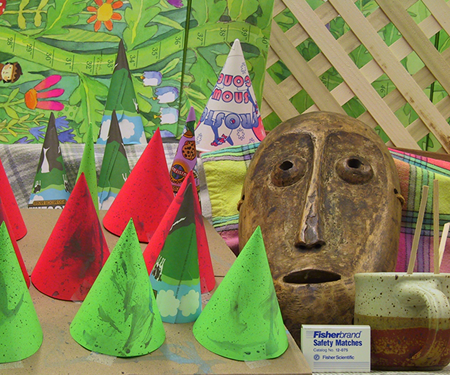
%> input picture matlab/stereo-disparity/left.png, 450 x 375 px
$ octave stereoDisparity.m   (GNU Octave 9; MATLAB toolbox functions it lacks are replaced by stand-ins)
%> lines starting %> are read from the running program, lines starting %| are printed output that depends on the picture
% The following code was adapted from a Mathworks example available here:
% http://www.mathworks.com/help/vision/examples/stereo-vision.html
%
% This script will compute the disparity map for the image 'right.png' by
% correlating it to 'left.png' using basic block matching and sub-pixel
% estimation. This code corresponds to sections 1 - 3 of the Mathworks
% tutorial.
%
% The main differences with the original tutorial are the following:
%   - Removed dependency on the TemplateMatcher object.
%   - Syntax and variable name changes for clarity.
%   - Extensive commenting.

% $Author: ChrisMcCormick $    $Date: 2014/01/10 22:00:00 $    $Revision: 1.0 $

% Revision notes:
%   v1.0 - 2014/01/10
%     - Initial version.

% Load the stereo images.
left = imread('left.png');
%> left is the input picture: size 375x450x3 uint8; mean R, G, B 132.6, 130.2, 82.3
right = imread('right.png');
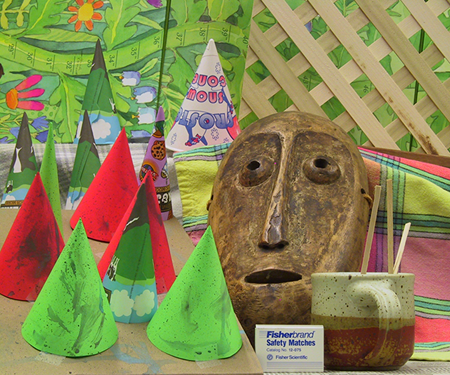
%> input picture matlab/stereo-disparity/right.png, 450 x 375 px
%> right is the input picture: size 375x450x3 uint8; mean R, G, B 137.4, 133.3, 83.6

%{
% ===================================
%       Display Composite Image
% ===================================
% This code will display the left image as a red image and the right image as a
% cyan image on top of one another. You can view the resulting image with red /
% blue glasses to see it in 3D.

% Create a composite image out of the two stereo images.
leftRed = left(:,:,1);

% Take the green and blue color channels from the right image.
rightGreenBlue = right(:,:,2:3);

% Combine the above channels into a single composite image using the 'cat'
% function, which concatenates the matrices along dimension '3'.
composite = cat(3, leftRed, rightGreenBlue);

% Show the composite image.
figure(1), clf;
imshow(composite);
axis image;
title('Composite image');
%}

% ====================================
%        Basic Block Matching
% ====================================
% Calculate the disparity using basic block matching with sub-pixel
% estimation.
% The original Mathworks example code utilized the TemplateMatcher from their
% vision toolbox; I've modified the code to work without this dependency.

% printf(Performing basic block matching...\n");
% fflush(stdout);

% Start a timer.
tic();

% Convert the images from RGB to grayscale by averaging the three color
% channels.
leftI = mean(left, 3);
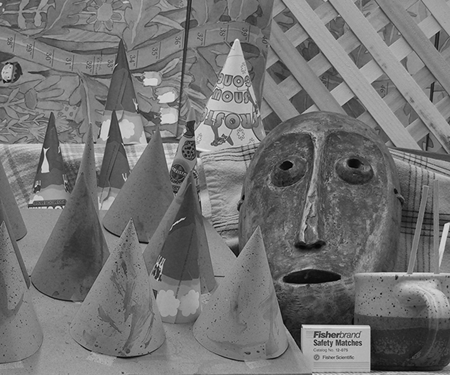
%> leftI: size 375x450 double; min 0, max 231.3, mean 115.1
rightI = mean(right, 3);
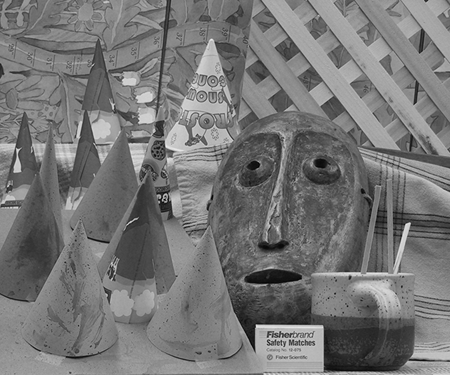
%> rightI: size 375x450 double; min 0.333, max 240, mean 118.1

% DbasicSubpixel will hold the result of the block matching.
% The values will be 'single' precision (32-bit) floating point.
DbasicSubpixel = zeros(size(leftI), 'single');

% The disparity range defines how many pixels away from the block's location
% in the first image to search for a matching block in the other image.
% 50 appears to be a good value for the 450x375 images from the "Cones"
% dataset.
disparityRange = 50;

% Define the size of the blocks for block matching.
halfBlockSize = 3;
blockSize = 2 * halfBlockSize + 1;

% Get the image dimensions.
[imgHeight, imgWidth] = size(leftI);
%> imgHeight = 375; imgWidth = 450

% For each row 'm' of pixels in the image...
%> (the run ends here)
